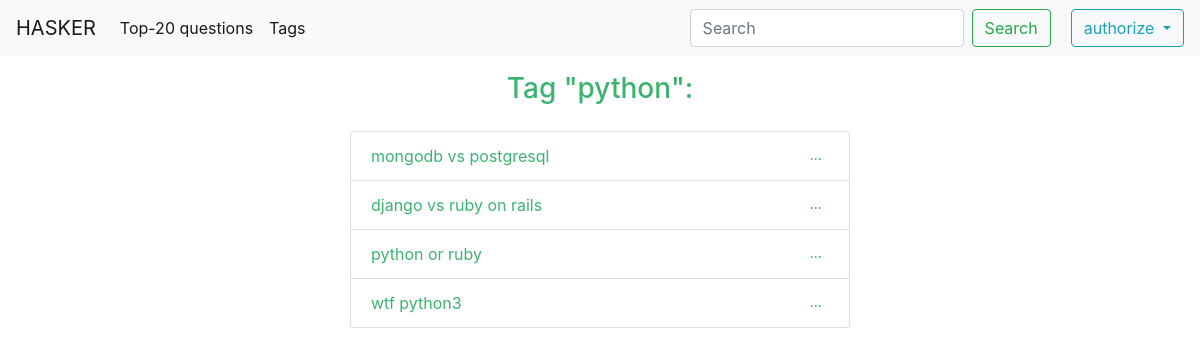
The app's page /hasker/tags/python/ with its own data.
### forum/models.py (models this page shows, shortened)
class Tag(models.Model):
    name = models.CharField(max_length=15)

class Question(models.Model):
    title = models.CharField(max_length=144, db_index=True, unique=True)
    content = models.TextField()
    slug = models.SlugField(max_length=72, unique=True)
    pub_date = models.DateTimeField(auto_now_add=True)
    author = models.ForeignKey(settings.AUTH_USER_MODEL, on_delete=models.CASCADE)
    tags = models.ManyToManyField(Tag, blank=True, related_name='questions')
    votes = GenericRelation(Vote)
    class Meta:
        ordering = ('-pub_date',)
    def get_absolute_url(self):
        return reverse('question_detail', kwargs={'slug': self.slug})

### forum/views.py (the view)
# urls.py: path('tags/<tag_name>/', tag_questions, name='tag_questions'),
def tag_questions(request, tag_name):
    questions = Question.objects.filter(tags__name=tag_name)
    return render(request, 'forum/tag_questions.html', {'questions': questions, 'tag': tag_name})

### forum/templates/forum/tag_questions.html
{% extends 'forum/base_forum.html' %}
{% block content %}
    <h3 style="text-align: center; color: MediumSeaGreen; margin-top: 16px;">Tag "{{ tag }}":</h3>
    <ul class="list-group" style="margin-top: 25px;">
        {% for q in questions %}
            <li class="list-group-item d-flex justify-content-between align-items-center">
                <a href="{{ q.get_absolute_url }}" style="color: MediumSeaGreen">{{ q.title }}</a>
                <span class="badge success badge-pill">...</span>
            </li>
        {% endfor %}
    </ul>
{% endblock %}

### files/static/css/styles.css (style rules this page uses)
.list-group { width: 500px; margin: auto; color: MediumSeaGreen; }

### records on screen
Tag: name "python"
Question: title "mongodb vs postgresql"
Question: title "django vs ruby on rails"
Question: title "python or ruby"
Question: title "wtf python3"
